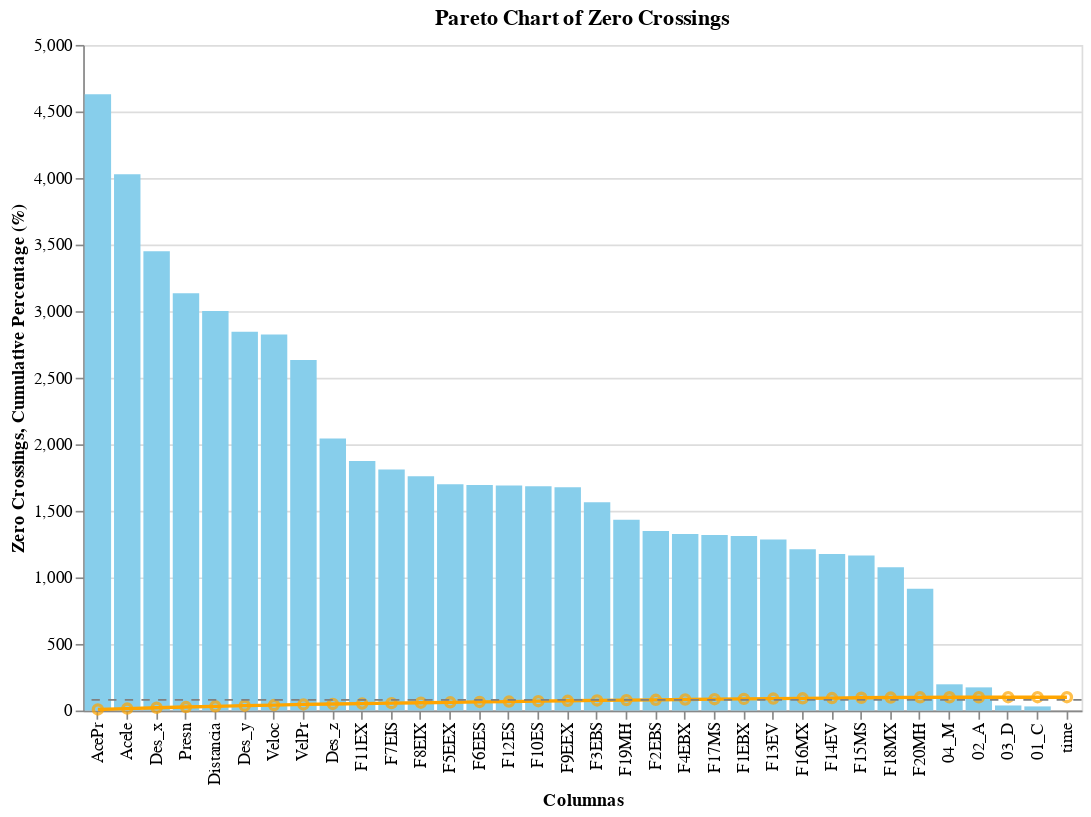

Source (notebook cell):
### Code cell
# Crear el gráfico de barras
bars_P11 = alt.Chart(df_sorted_P11).mark_bar(color='skyblue').encode(
    x=alt.X('Column', title='Columnas', sort=None),  # El eje X respeta el orden del DataFrame
    y=alt.Y('Zero_Crossings', title='Zero Crossings')
).properties(
    title="Cruces por cero en orden del índice"
)
# Crear el gráfico de línea para el porcentaje acumulativo
line = alt.Chart(df_sorted_P11).mark_line(color='orange').encode(
    x=alt.X('Column', title='Columnas', sort=None), 
    y=alt.Y('Cumulative_Percentage', title='Cumulative Percentage (%)')
)

# Puntos en la línea de porcentaje acumulativo
points = alt.Chart(df_sorted_P11).mark_point(color='orange').encode(
    x=alt.X('Column', title='Columnas', sort=None), 
    y='Cumulative_Percentage'
)

# Línea de referencia en el 80%
rule = alt.Chart(pd.DataFrame({'Cumulative_Percentage': [80]})).mark_rule(color='grey', strokeDash=[5,5]).encode(
    y='Cumulative_Percentage'
)

# Combinar los gráficos
pareto_chart = (bars_P11 + line + points + rule).properties(
    title='Pareto Chart of Zero Crossings PACIENTE 11',
    width=600,
    height=400
)

pareto_chart.display()

### Figure 1 — Vega-Lite specification as saved in the notebook (floating-point values rounded to 4 significant figures)
{"config": {"view": {"continuousWidth": 300, "continuousHeight": 300}}, "layer": [{"mark": {"type": "bar", "color": "skyblue"}, "encoding": {"x": {"field": "Column", "sort": null, "title": "Columnas", "type": "nominal"}, "y": {"field": "Zero_Crossings", "title": "Zero Crossings", "type": "quantitative"}}, "title": "Cruces por cero en orden del índice"}, {"mark": {"type": "line", "color": "orange"}, "encoding": {"x": {"field": "Column", "sort": null, "title": "Columnas", "type": "nominal"}, "y": {"field": "Cumulative_Percentage", "title": "Cumulative Percentage (%)", "type": "quantitative"}}}, {"mark": {"type": "point", "color": "orange"}, "encoding": {"x": {"field": "Column", "sort": null, "title": "Columnas", "type": "nominal"}, "y": {"field": "Cumulative_Percentage", "type": "quantitative"}}}, {"data": {"name": "data-2e2060358ecffd163ba741c863633c40"}, "mark": {"type": "rule", "color": "grey", "strokeDash": [5, 5]}, "encoding": {"y": {"field": "Cumulative_Percentage", "type": "quantitative"}}}], "data": {"name": "data-b9520ebf1889e0f9c39f985bc5b19472"}, "height": 400, "title": "Pareto Chart of Zero Crossings", "width": 600, "$schema": "https://vega.github.io/schema/vega-lite/v5.20.1.json", "datasets": {"data-b9520ebf1889e0f9c39f985bc5b19472": [{"Column": "AcePr", "Zero_Crossings": 4630, "Legend": "VelPr y AcePr", "Color": 3, "Cumulative_Percentage": 7.976}, {"Column": "Acele", "Zero_Crossings": 4028, "Legend": "Veloc y Acele", "Color": 0, "Cumulative_Percentage": 14.91}, {"Column": "Des_x", "Zero_Crossings": 3451, "Legend": "Des_x y Des_y", "Color": 1, "Cumulative_Percentage": 20.86}, {"Column": "Presn", "Zero_Crossings": 3134, "Legend": "Des_z y Presn", "Color": 2, "Cumulative_Percentage": 26.26}, {"Column": "Distancia", "Zero_Crossings": 3001, "Legend": "time y Distancia", "Color": 16, "Cumulative_Percentage": 31.43}, {"Column": "Des_y", "Zero_Crossings": 2845, "Legend": "Des_x y Des_y", "Color": 1, "Cumulative_Percentage": 36.33}, {"Column": "Veloc", "Zero_Crossings": 2825, "Legend": "Veloc y Acele", "Color": 0, "Cumulative_Percentage": 41.19}, {"Column": "VelPr", "Zero_Crossings": 2634, "Legend": "VelPr y AcePr", "Color": 3, "Cumulative_Percentage": 45.73}, {"Column": "Des_z", "Zero_Crossings": 2043, "Legend": "Des_z y Presn", "Color": 2, "Cumulative_Percentage": 49.25}, {"Column": "F11EX", "Zero_Crossings": 1874, "Legend": "F11EX y F12ES", "Color": 7, "Cumulative_Percentage": 52.48}, {"Column": "F7EIS", "Zero_Crossings": 1810, "Legend": "F8EIX y F7EIS", "Color": 5, "Cumulative_Percentage": 55.6}, {"Column": "F8EIX", "Zero_Crossings": 1760, "Legend": "F8EIX y F7EIS", "Color": 5, "Cumulative_Percentage": 58.63}, {"Column": "F5EEX", "Zero_Crossings": 1700, "Legend": "F5EEX y F6EES", "Color": 4, "Cumulative_Percentage": 61.56}, {"Column": "F6EES", "Zero_Crossings": 1694, "Legend": "F5EEX y F6EES", "Color": 4, "Cumulative_Percentage": 64.47}, {"Column": "F12ES", "Zero_Crossings": 1690, "Legend": "F11EX y F12ES", "Color": 7, "Cumulative_Percentage": 67.39}, {"Column": "F10ES", "Zero_Crossings": 1684, "Legend": "F9EEX y F10ES", "Color": 6, "Cumulative_Percentage": 70.29}, {"Column": "F9EEX", "Zero_Crossings": 1678, "Legend": "F9EEX y F10ES", "Color": 6, "Cumulative_Percentage": 73.18}, {"Column": "F3EBS", "Zero_Crossings": 1564, "Legend": "F4EBX y F3EBS", "Color": 13, "Cumulative_Percentage": 75.87}, {"Column": "F19MH", "Zero_Crossings": 1434, "Legend": "F19MH y F20MH", "Color": 11, "Cumulative_Percentage": 78.34}, {"Column": "F2EBS", "Zero_Crossings": 1348, "Legend": "F1EBX y F2EBS", "Color": 12, "Cumulative_Percentage": 80.66}, {"Column": "F4EBX", "Zero_Crossings": 1327, "Legend": "F4EBX y F3EBS", "Color": 13, "Cumulative_Percentage": 82.95}, {"Column": "F17MS", "Zero_Crossings": 1319, "Legend": "F17MS y F18MX", "Color": 9, "Cumulative_Percentage": 85.22}, {"Column": "F1EBX", "Zero_Crossings": 1311, "Legend": "F1EBX y F2EBS", "Color": 12, "Cumulative_Percentage": 87.48}, {"Column": "F13EV", "Zero_Crossings": 1285, "Legend": "F13EV y F14EV", "Color": 8, "Cumulative_Percentage": 89.69}, {"Column": "F16MX", "Zero_Crossings": 1212, "Legend": "F15MS y F16MX", "Color": 10, "Cumulative_Percentage": 91.78}, {"Column": "F14EV", "Zero_Crossings": 1176, "Legend": "F13EV y F14EV", "Color": 8, "Cumulative_Percentage": 93.81}, {"Column": "F15MS", "Zero_Crossings": 1164, "Legend": "F15MS y F16MX", "Color": 10, "Cumulative_Percentage": 95.81}, {"Column": "F18MX", "Zero_Crossings": 1076, "Legend": "F17MS y F18MX", "Color": 9, "Cumulative_Percentage": 97.67}, {"Column": "F20MH", "Zero_Crossings": 915, "Legend": "F19MH y F20MH", "Color": 11, "Cumulative_Percentage": 99.24}, {"Column": "04_M", "Zero_Crossings": 197, "Legend": "03_D y 04_M", "Color": 15, "Cumulative_Percentage": 99.58}, {"Column": "02_A", "Zero_Crossings": 174, "Legend": "01_C y 02_A", "Color": 14, "Cumulative_Percentage": 99.88}, {"Column": "03_D", "Zero_Crossings": 38, "Legend": "03_D y 04_M", "Color": 15, "Cumulative_Percentage": 99.95}, {"Column": "01_C", "Zero_Crossings": 31, "Legend": "01_C y 02_A", "Color": 14, "Cumulative_Percentage": 100.0}, {"Column": "time", "Zero_Crossings": 0, "Legend": null, "Color": -1, "Cumulative_Percentage": 100.0}], "data-2e2060358ecffd163ba741c863633c40": [{"Cumulative_Percentage": 80}]}}
